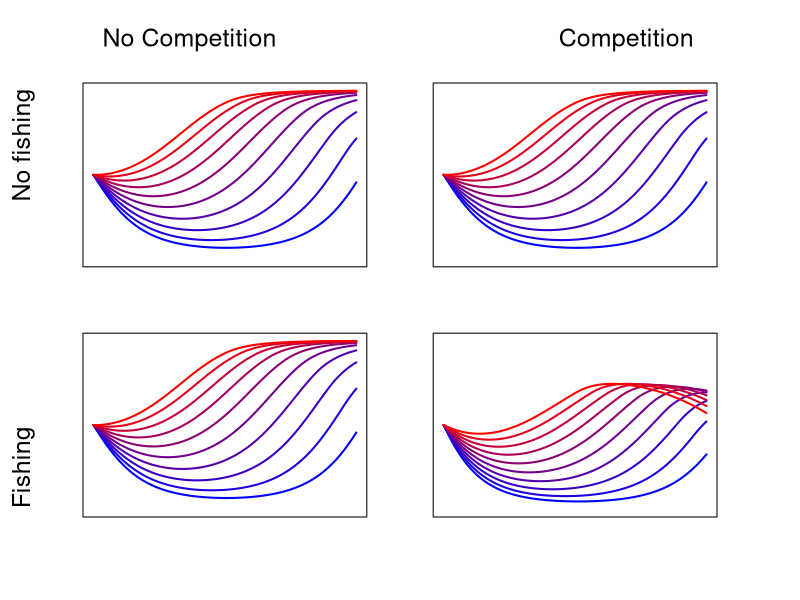
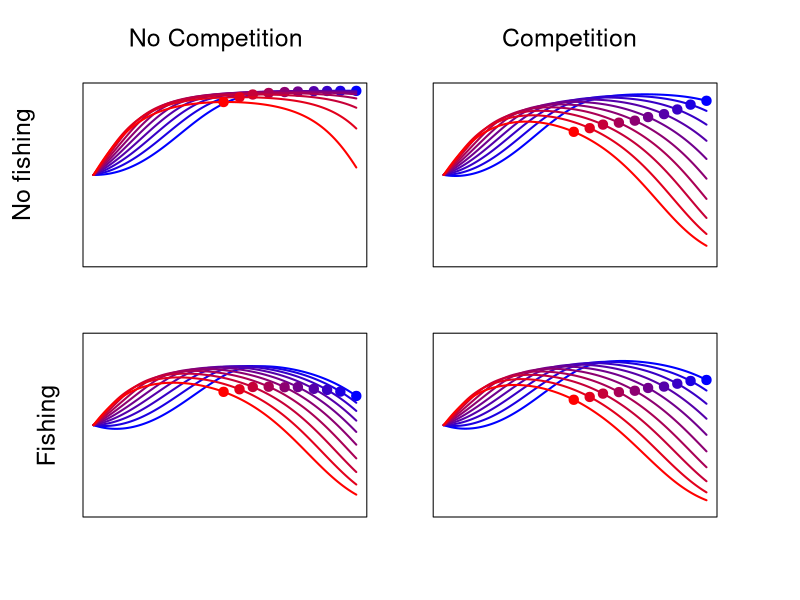
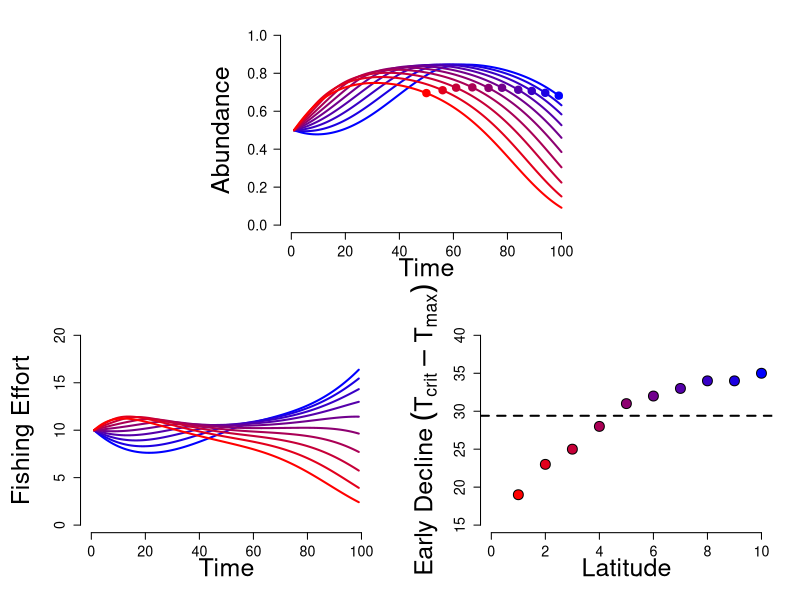
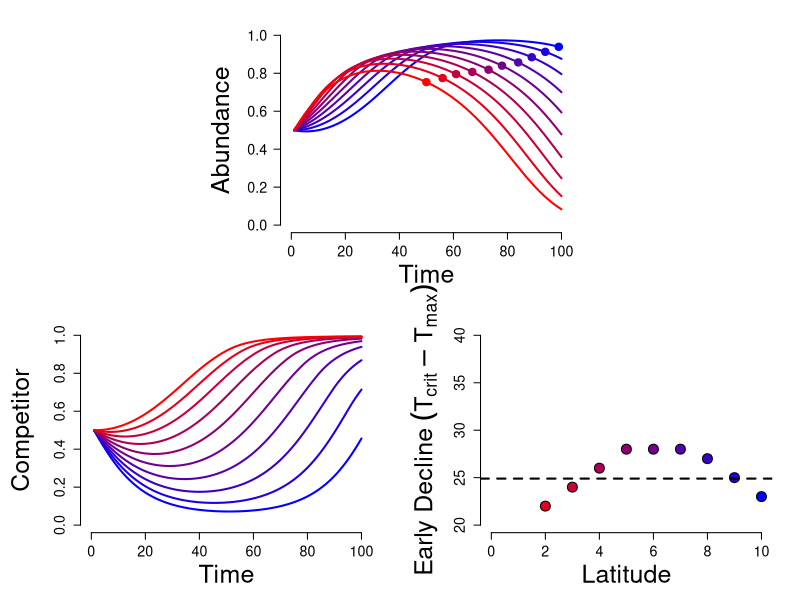
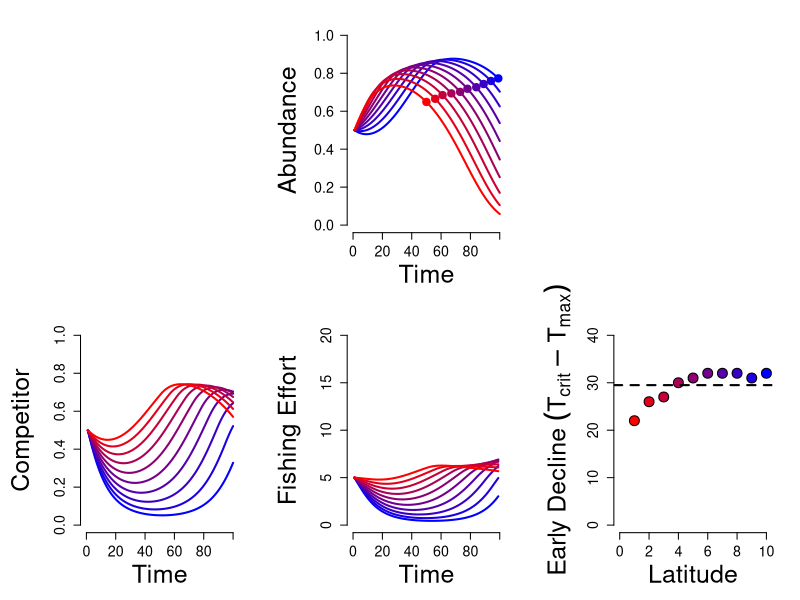
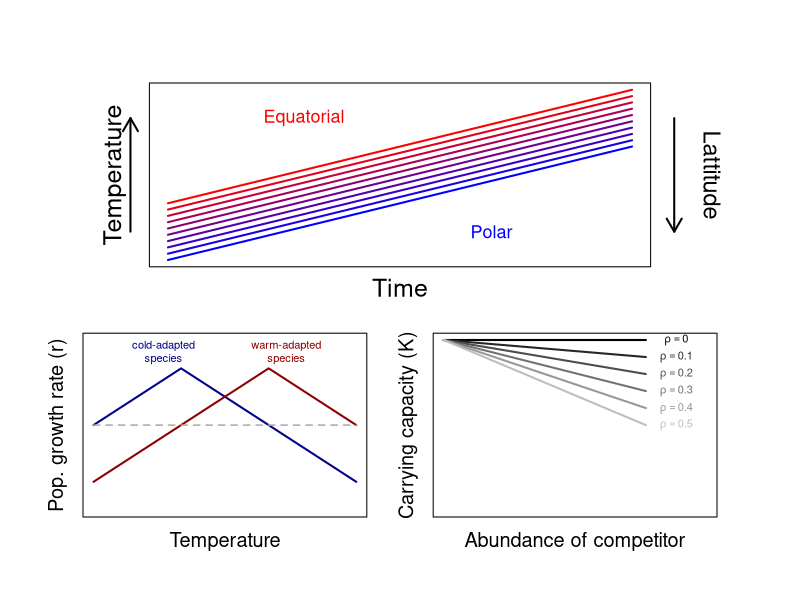
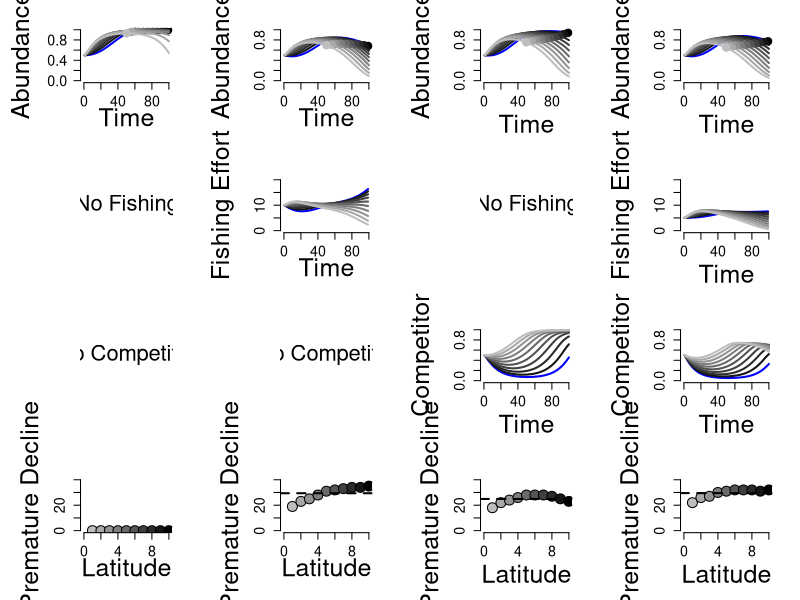

Reproduce these figures in R, in order.
#################################################################
# angler behavior in spatial fishery with two contrasting species
#################################################################

library(scales)
library(tidyr)

#
# Scenario 1
#

# one warm water species, one cold water species
# anglers can move anywhere - movement (and therefore fishing pressure) is dependent on preference and abundance

###################
# model parameters
###################

#---------------------
# site characteristics

years = 100        # years
lat = 10           # grid height


init.temps = seq(0, 10, length.out = lat) # temperatures across time and latitude - colder in the north
temps = array(NA, dim = c(lat, years))
temps[,1] <- init.temps

cc = 20 # total temp increase over time in degrees

for(i in 1:lat) { temps[i,] <- temps[i,1] + seq(0,cc, length.out = years) }


#------------------------
# species characteristics

r = 0.1       # maximum pop growth rate

rho = c(0, 0.01)  # strength of competition

theta = 0.1   # temperature sensitivity
t_opt1 = 10   # optima for species 1
t_opt2 = 20   # optima for species 2

# critical temperature (where r < 0)
t_crit1 = t_opt1 + (1/theta)
t_crit2 = t_opt2 + (1/theta)

# differences from temperature optima
delta.t_opt1 = abs(temps - t_opt1)
delta.t_opt2 = abs(temps - t_opt2)
t_opt1.years = apply(delta.t_opt1, 1, which.min)
t_opt2.years = apply(delta.t_opt2, 1, which.min)

# differences from critical temperature 
delta.t_crit1 = abs(temps - t_crit1)
delta.t_crit2 = abs(temps - t_crit2)
t_crit1.years = apply(delta.t_crit1, 1, which.min)
t_crit2.years = apply(delta.t_crit2, 1, which.min)

#-----------------------
# angler characteristics

ET = c(0, 100)            # total fishing hours
b1 = c(0)               # proportion of coldwater specialists


q1 = 0.001            # catchability of species 1
q2 = 0.003            # catchability of species 2


# all scenarios
ss = expand.grid(b1, rho, ET)
ss[3,1] = 1.0

####################
# process functions

#-----------
# ecological

# logistic growth function
Nt <- function(r, N) N + ((r * N) - (r*N^2))
Nt.c <- function(r, N, rho, N2) N + ((r * N) - (r*N^2 + rho*N*N2))

# temperature-dependent growth rate
rtemp <- function(temp, r, theta, opt_temp) r * (1 + theta * -abs(temp - opt_temp))


#-------
# social

# site preference
#Nstar <- function(N1, N2, beta) N1*beta - N2*(1-beta)

# catch
catch <- function(q, E, N) q * E * N



#############
# simulations
#############

#---------------
# storage arrays
N.warm = array(NA, dim = c(lat, length(ss[,1]), years))
N.cold = array(NA, dim = c(lat, length(ss[,1]), years))

#N.star = array(NA, dim = c(lat, lon, years))

E.warm = array(NA, dim = c(lat, length(ss[,1]), years))
E.cold = array(NA, dim = c(lat, length(ss[,1]), years))

C.warm = array(NA, dim = c(lat, length(ss[,1]), years))
C.cold = array(NA, dim = c(lat, length(ss[,1]), years))


#------------------
# starting pop size
N.warm[,,1] = 0.5
N.cold[,,1] = 0.5


# simulate pop dynamics through time
for (t in 1:(years - 1)) {
  
  for(j in 1:length(ss[,1])){
    
    prop.cold = sum(N.cold[ , j, t]) / (sum(N.cold[ , j, t]) + sum(N.warm[ , j, t]))
    prop.warm = 1 - prop.cold

    E.cold[, j, t] <- prop.cold * (1-ss[j,1]) * ss[j,3] * (N.cold[, j, t]/sum(N.cold[ , j, t])) + ss[j,3] * ss[j,1] * (N.cold[, j, t]/sum(N.cold[ , j, t]))
    E.warm[, j, t] <- prop.warm * (1-ss[j,1]) * ss[j,3] * (N.warm[, j, t]/sum(N.warm[ , j, t]))

    C.cold[, j, t] <- catch(q1, E.cold[, j, t], N.cold[, j, t])
    C.warm[, j, t] <- catch(q2, E.warm[, j, t], N.warm[, j, t])          
    
  }
  
  
  for (i in 1:lat) {
    for (j in 1:length(ss[,1])) {
      
      N.cold[i, j, t + 1] <- Nt.c(rtemp(temps[i, t], r, theta, t_opt1), N.cold[i, j, t], ss[j,2], N.warm[i, j, t]) - C.cold[i, j, t]
      N.warm[i, j, t + 1] <- Nt(rtemp(temps[i, t], r, theta, t_opt2), N.warm[i, j, t]) - C.warm[i, j, t]
      
      
    }
  }
}



# plot 2X2 sims to show the effect of fishing and competition

# color code by latitude
colo = colorRampPalette(c("blue", "red"))


png("2x2_cw_specialists.png", width = 6, height = 6, units = "in", res = 600)

par(mfrow = c(2, 2), mar = c(2,2,2,2), oma = c(3, 3, 3, 3))

for (j in 1:length(ss[,1])) {
  
  plot(1:years, N.cold[1,j,], type = "l", ylim = c(0,1), col = "blue", lwd = 2, xaxt="n", yaxt="n", ylab = "", xlab = "")
  points(t_crit1.years[1], N.cold[1,j,t_crit1.years[1]], col = colo(10)[1], pch = 19, cex = 1.5)
  
  for (i in 2:lat) {
    
    lines(1:years, N.cold[i,j,], col = colo(10)[i], lwd = 2)
    points(t_crit1.years[i], N.cold[i,j,t_crit1.years[i]], col = colo(10)[i], pch = 19, cex = 1.5)
  }
}

mtext(text = "No Competition",side = 3,line = 0,outer = TRUE, cex = 1.5, adj = 0.15)
mtext(text = "Competition",side = 3,line = 0,outer = TRUE, cex = 1.5, adj = 0.8)
mtext(text = "Fishing",side = 2,line = -0.5,outer = TRUE, cex = 1.5, adj = 0.2)
mtext(text = "No fishing",side = 2,line = 1,outer = TRUE, cex = 1.5, adj = 0.85)

dev.off()




par(mfrow = c(2, 2), mar = c(2,2,2,2), oma = c(3, 3, 3, 3))

for (j in 1:length(ss[,1])) {
  
  plot(1:years, N.warm[1,j,], type = "l", ylim = c(0,1), col = "blue", lwd = 2, xaxt="n", yaxt="n", ylab = "", xlab = "")
  
  for (i in 2:lat) {
    
    lines(1:years, N.warm[i,j,], col = colo(10)[i], lwd = 2)
    
  }
}

mtext(text = "No Competition",side = 3,line = 0,outer = TRUE, cex = 1.5, adj = 0.1)
mtext(text = "Competition",side = 3,line = 0,outer = TRUE, cex = 1.5, adj = 0.9)
mtext(text = "Fishing",side = 2,line = 1,outer = TRUE, cex = 1.5, adj = 0.1)
mtext(text = "No fishing",side = 2,line = 1,outer = TRUE, cex = 1.5, adj = 0.9)



###########################
# effort and early collapse

ec = vector()

for (i in 1:lat) {
  
  ec[i] = t_crit1.years[i] - which.max(N.cold[i,3,])
  
}



png("chasing_effort.png", width = 7, height = 8, units = "in", res = 600)


mat <- matrix(c(0,1,1,0,
                2,2,3,3), nrow = 2, byrow = TRUE)

op <- par(cex.main = 1.5, mar = c(5, 6, 2, 2) + 0.1, mgp = c(3.5, 1, 0), cex.lab = 1.5 , font.lab = 2, cex.axis = 1.3, bty = "n", las = 1)
layout(mat)

plot(1:years, N.cold[1,3,], type = "l", xlim = c(0,100), ylim = c(0,1), col = "blue", lwd = 2, ylab = "", xlab = "", axes = FALSE)
points(t_crit1.years[1]-1, N.cold[1,3,99], col = colo(10)[1], pch = 19, cex = 1.5)

for (i in 2:lat) {
  
  lines(1:years, N.cold[i,3,], col = colo(10)[i], lwd = 2)
  points(t_crit1.years[i], N.cold[i,3,t_crit1.years[i]], col = colo(10)[i], pch = 19, cex = 1.5)
}


axis(1)
axis(2) 

par(las = 0)
mtext("Time", side = 1, line = 2.5, cex = 1.5)
mtext("Abundance", side = 2, line = 3.7, cex = 1.5)




plot(1:years, E.cold[1,3,], type = "l", xlim = c(0,100), ylim = c(0,20), col = "blue", lwd = 2, ylab = "", xlab = "", axes = FALSE)

for (i in 2:lat) {
  
  lines(1:years, E.cold[i,3,], col = colo(10)[i], lwd = 2)

  }


axis(1)
axis(2) 

par(las = 0)
mtext("Time", side = 1, line = 2.5, cex = 1.5)
mtext("Fishing Effort", side = 2, line = 3.7, cex = 1.5)

  

plot(1:lat, rev(ec), xlim = c(0,10), ylim = c(15, 40), xlab = "", ylab = "", axes = FALSE,
     pch = 21, bg = rev(colo(10)), cex = 2, col = "black")

axis(1)
axis(2)

par(las = 0)
mtext("Latitude", 1, line = 2.5, cex = 1.5)
mtext(expression("Early Decline "*(T[crit] - T[max])), 2, line = 3, cex = 1.5, las = 0)

abline(h = mean(ec), lty = 2, lwd = 2)


dev.off()


###########################
# competititon and early collapse


ec = vector()

for (i in 1:lat) {
  
  ec[i] = t_crit1.years[i] - which.max(N.cold[i,2,])
  
}




png("chasing_competition.png", width = 7, height = 8, units = "in", res = 600)


mat <- matrix(c(0,1,1,0,
                2,2,3,3), nrow = 2, byrow = TRUE)

op <- par(cex.main = 1.5, mar = c(5, 6, 2, 2) + 0.1, mgp = c(3.5, 1, 0), cex.lab = 1.5 , font.lab = 2, cex.axis = 1.3, bty = "n", las = 1)
layout(mat)

plot(1:years, N.cold[1,2,], type = "l", xlim = c(0,100), ylim = c(0,1), col = "blue", lwd = 2, ylab = "", xlab = "", axes = FALSE)
points(t_crit1.years[1]-1, N.cold[1,2,99], col = colo(10)[1], pch = 19, cex = 1.5)

for (i in 2:lat) {
  
  lines(1:years, N.cold[i,2,], col = colo(10)[i], lwd = 2)
  points(t_crit1.years[i], N.cold[i,2,t_crit1.years[i]], col = colo(10)[i], pch = 19, cex = 1.5)
}


axis(1)
axis(2) 

par(las = 0)
mtext("Time", side = 1, line = 3, cex = 1.5)
mtext("Abundance", side = 2, line = 3.7, cex = 1.5)




plot(1:years, N.warm[1,2,], type = "l", xlim = c(0,100), ylim = c(0,1), col = "blue", lwd = 2, ylab = "", xlab = "", axes = FALSE)

for (i in 2:lat) {
  
  lines(1:years, N.warm[i,2,], col = colo(10)[i], lwd = 2)
  
}


axis(1)
axis(2) 

par(las = 0)
mtext("Time", side = 1, line = 3, cex = 1.5)
mtext("Competitor", side = 2, line = 3.7, cex = 1.5)



plot(1:lat, rev(ec), xlim = c(0,10), ylim = c(20, 40), xlab = "", ylab = "", axes = FALSE,
     pch = 21, bg = rev(colo(10)), cex = 2, col = "black")

axis(1)
axis(2)

par(las = 0)
mtext("Latitude", 1, line = 3, cex = 1.5)
mtext(expression("Early Decline "*(T[crit] - T[max])), 2, line = 3, cex = 1.5, las = 0)

abline(h = mean(ec), lty = 2, lwd = 2)


dev.off()



###########################
# both and early collapse


ec = vector()

for (i in 1:lat) {
  
  ec[i] = t_crit1.years[i] - which.max(N.cold[i,4,])
  
}




png("chasing_both_cw_specialists.png", width = 7, height = 8, units = "in", res = 600)


mat <- matrix(c(0,0,1,1,0,0,
                2,2,3,3,4,4), nrow = 2, byrow = TRUE)

op <- par(cex.main = 1.5, mar = c(5, 6, 2, 2) + 0.1, mgp = c(3.5, 1, 0), cex.lab = 1.5 , font.lab = 2, cex.axis = 1.3, bty = "n", las = 1)
layout(mat)

plot(1:years, N.cold[1,4,], type = "l", xlim = c(0,100), ylim = c(0,1), col = "blue", lwd = 2, ylab = "", xlab = "", axes = FALSE)
points(t_crit1.years[1]-1, N.cold[1,4,99], col = colo(10)[1], pch = 19, cex = 1.5)

for (i in 2:lat) {
  
  lines(1:years, N.cold[i,4,], col = colo(10)[i], lwd = 2)
  points(t_crit1.years[i], N.cold[i,4,t_crit1.years[i]], col = colo(10)[i], pch = 19, cex = 1.5)
}


axis(1)
axis(2) 

par(las = 0)
mtext("Time", side = 1, line = 3, cex = 1.5)
mtext("Abundance", side = 2, line = 3.7, cex = 1.5)




plot(1:years, N.warm[1,4,], type = "l", xlim = c(0,100), ylim = c(0,1), col = "blue", lwd = 2, ylab = "", xlab = "", axes = FALSE)

for (i in 2:lat) {
  
  lines(1:years, N.warm[i,4,], col = colo(10)[i], lwd = 2)
  
}


axis(1)
axis(2) 

par(las = 0)
mtext("Time", side = 1, line = 3, cex = 1.5)
mtext("Competitor", side = 2, line = 3.7, cex = 1.5)



plot(1:years, E.warm[1,4,], type = "l", xlim = c(0,100), ylim = c(0,20), col = "blue", lwd = 2, ylab = "", xlab = "", axes = FALSE)

for (i in 2:lat) {
  
  lines(1:years, E.warm[i,4,], col = colo(10)[i], lwd = 2)
  
}


axis(1)
axis(2) 

par(las = 0)
mtext("Time", side = 1, line = 3, cex = 1.5)
mtext("Fishing Effort", side = 2, line = 3.7, cex = 1.5)



plot(1:lat, rev(ec), xlim = c(0,10), ylim = c(0, 40), xlab = "", ylab = "", axes = FALSE,
     pch = 21, bg = rev(colo(10)), cex = 2, col = "black")

axis(1)
axis(2)

par(las = 0)
mtext("Latitude", 1, line = 3, cex = 1.5)
mtext(expression("Early Decline "*(T[crit] - T[max])), 2, line = 3, cex = 1.5, las = 0)

abline(h = mean(ec), lty = 2, lwd = 2)


dev.off()


###################3
# conceptual figures
####################

png("ecological_methods_fig.png", width = 6, height = 6, units = "in", res = 600)

par(mar = c(2,2,2,2), oma = c(3,3,3,3))

layout(matrix(c(1,1,2,3), 2, 2, byrow = T)) 

# lat gradient
colo = colorRampPalette(c("blue", "red"))

par(mar = c(2,6,2,6))

plot(1:years, temps[1,], type = "l", ylim = c(0,30), col = "blue", lwd = 2, xaxt="n", yaxt="n", ylab = "", xlab = "")

for (i in 2:lat) {
  
  lines(1:years, temps[i,], col = colo(10)[i], lwd = 2)
  
}

mtext(text = "Time",side = 1,line = 1,cex = 1.5)
mtext(text = "Temperature",side = 2,line = 1.5, cex = 1.5)
text(70, 5, "Polar", col = colo(10)[1], cex = 1.3)
text(30, 25, "Equatorial", col = colo(10)[10], cex = 1.3)

corners = par("usr") #Gets the four corners of plot area (x1, x2, y1, y2)
par(xpd = TRUE) #Draw outside plot area
text(x = corners[2]+13, y = mean(corners[3:4]), "Lattitude", cex = 1.7, srt = 270)

arrows(-7, 5, -7, 25, length = 0.15, angle = 30, code = 2, lwd = 2,
       col = par("fg"), lty = NULL, oma = T)

arrows(109, 25, 109, 5, length = 0.15, angle = 30, code = 2, lwd = 2,
       col = par("fg"), lty = NULL, oma = T)

# temp sensitivity
ts = seq(0, 30, length.out = 1000)

par(mar = c(2,2,2,2))

plot(ts, rtemp(ts, r, theta, t_opt1), type = "l", ylim = c(-0.15,0.15), col = "dark blue", lwd = 2, xaxt="n", yaxt="n", ylab = "", xlab = "")
lines(ts, rtemp(ts, r, theta, t_opt2), col = "dark red", lwd = 2)
lines(ts, rep(0, length(ts)), col = "dark grey", lwd = 1.5, lty = "dashed")

mtext(text = "Temperature",side = 1,line = 1,cex = 1.2)
mtext(text = "Pop. growth rate (r)",side = 2,line = 1, cex = 1.2)
text(8, 0.13, "cold-adapted\nspecies", col = "dark blue", cex = 0.8)
text(22, 0.13, "warm-adapted\nspecies", col = "dark red", cex = 0.8)


# competition function
N2s = seq(0, 1, length.out = 100)
rhos = c(0, 0.1, 0.2, 0.3, 0.4, 0.5)

colo = colorRampPalette(c("black", "grey"))

plot(N2s, 1- (rhos[1] * N2s), type = "l", xlim = c(0, 1.3), ylim = c(0,1), col = "black", lwd = 2, xaxt="n", yaxt="n", ylab = "", xlab = "")

for (i in 2:length(rhos)) {
  lines(N2s, 1- (rhos[i] * N2s), col = colo(6)[i], lwd = 2)
}

mtext(text = "Abundance of competitor",side = 1,line = 1,cex = 1.2)
mtext(text = "Carrying capacity (K)",side = 2,line = 1, cex = 1.2)
text(1.15, 1, expression(rho == 0.0), col = colo(6)[1], cex = 0.8)
text(1.15, 0.9, expression(rho == 0.1), col = colo(6)[2], cex = 0.8)
text(1.15, 0.8, expression(rho == 0.2), col = colo(6)[3], cex = 0.8)
text(1.15, 0.7, expression(rho == 0.3), col = colo(6)[4], cex = 0.8)
text(1.15, 0.6, expression(rho == 0.4), col = colo(6)[5], cex = 0.8)
text(1.15, 0.5, expression(rho == 0.5), col = colo(6)[6], cex = 0.8)

dev.off()







png("all_scenarios_detail.png", width = 11, height = 11, units = "in", res = 600)


mat <- matrix(c(1,2,3,4,
                5,6,7,8,
                9,10,11,12,
                13,14,15,16), nrow = 4, byrow = F)

op <- par(cex.main = 1.5, mar = c(5, 6, 2, 2) + 0.1, mgp = c(3.5, 1, 0), cex.lab = 1.5 , font.lab = 2, cex.axis = 1.3, bty = "n", las = 1)
layout(mat)


###########################
# no fishing or competition

ec = vector()

for (i in 1:lat) {
  
  ec[i] = 0
  
}



plot(1:years, N.cold[1,1,], type = "l", xlim = c(0,100), ylim = c(0,1), col = "blue", lwd = 2, ylab = "", xlab = "", axes = FALSE)
points(t_crit1.years[1]-1, N.cold[1,1,99], col = colo(10)[1], pch = 19, cex = 1.5)

for (i in 2:lat) {
  
  lines(1:years, N.cold[i,1,], col = colo(10)[i], lwd = 2)
  points(t_crit1.years[i], N.cold[i,1,t_crit1.years[i]], col = colo(10)[i], pch = 19, cex = 1.5)
}


axis(1)
axis(2) 

par(las = 0)
mtext("Time", side = 1, line = 2.5, cex = 1.5)
mtext("Abundance", side = 2, line = 3.7, cex = 1.5)



plot.new()
plot.window( xlim=c(-5,5), ylim=c(-5,5) )
text(0,0,"No Fishing", cex=2)

plot.new()
plot.window( xlim=c(-5,5), ylim=c(-5,5) )
text(0,0,"No Competitor", cex=2)


plot(1:lat, rev(ec), xlim = c(0,10), ylim = c(0, 40), xlab = "", ylab = "", axes = FALSE,
     pch = 21, bg = rev(colo(10)), cex = 2, col = "black")

axis(1)
axis(2)

par(las = 0)
mtext("Latitude", 1, line = 2.5, cex = 1.5)
mtext("Premature Decline", 2, line = 3, cex = 1.5, las = 0)



###########################
# effort and early collapse

ec = vector()

for (i in 1:lat) {
  
  ec[i] = t_crit1.years[i] - which.max(N.cold[i,3,])
  
}



plot(1:years, N.cold[1,3,], type = "l", xlim = c(0,100), ylim = c(0,1), col = "blue", lwd = 2, ylab = "", xlab = "", axes = FALSE)
points(t_crit1.years[1]-1, N.cold[1,3,99], col = colo(10)[1], pch = 19, cex = 1.5)

for (i in 2:lat) {
  
  lines(1:years, N.cold[i,3,], col = colo(10)[i], lwd = 2)
  points(t_crit1.years[i], N.cold[i,3,t_crit1.years[i]], col = colo(10)[i], pch = 19, cex = 1.5)
}


axis(1)
axis(2) 

par(las = 0)
mtext("Time", side = 1, line = 2.5, cex = 1.5)
mtext("Abundance", side = 2, line = 3.7, cex = 1.5)




plot(1:years, E.cold[1,3,], type = "l", xlim = c(0,100), ylim = c(0,20), col = "blue", lwd = 2, ylab = "", xlab = "", axes = FALSE)

for (i in 2:lat) {
  
  lines(1:years, E.cold[i,3,], col = colo(10)[i], lwd = 2)
  
}


axis(1)
axis(2) 

par(las = 0)
mtext("Time", side = 1, line = 2.5, cex = 1.5)
mtext("Fishing Effort", side = 2, line = 3.7, cex = 1.5)


plot.new()
plot.window( xlim=c(-5,5), ylim=c(-5,5) )
text(0,0,"No Competitor", cex=2)


plot(1:lat, rev(ec), xlim = c(0,10), ylim = c(0, 40), xlab = "", ylab = "", axes = FALSE,
     pch = 21, bg = rev(colo(10)), cex = 2, col = "black")

axis(1)
axis(2)

par(las = 0)
mtext("Latitude", 1, line = 2.5, cex = 1.5)
mtext("Premature Decline", 2, line = 3, cex = 1.5, las = 0)

abline(h = mean(ec), lty = 2, lwd = 2)



###########################
# competititon and early collapse


ec = vector()

for (i in 1:lat) {
  
  ec[i] = t_crit1.years[i] - which.max(N.cold[i,2,])
  
}


plot(1:years, N.cold[1,2,], type = "l", xlim = c(0,100), ylim = c(0,1), col = "blue", lwd = 2, ylab = "", xlab = "", axes = FALSE)
points(t_crit1.years[1]-1, N.cold[1,2,99], col = colo(10)[1], pch = 19, cex = 1.5)

for (i in 2:lat) {
  
  lines(1:years, N.cold[i,2,], col = colo(10)[i], lwd = 2)
  points(t_crit1.years[i], N.cold[i,2,t_crit1.years[i]], col = colo(10)[i], pch = 19, cex = 1.5)
}


axis(1)
axis(2) 

par(las = 0)
mtext("Time", side = 1, line = 3, cex = 1.5)
mtext("Abundance", side = 2, line = 3.7, cex = 1.5)



plot.new()
plot.window( xlim=c(-5,5), ylim=c(-5,5) )
text(0,0,"No Fishing", cex=2)


plot(1:years, N.warm[1,2,], type = "l", xlim = c(0,100), ylim = c(0,1), col = "blue", lwd = 2, ylab = "", xlab = "", axes = FALSE)

for (i in 2:lat) {
  
  lines(1:years, N.warm[i,2,], col = colo(10)[i], lwd = 2)
  
}


axis(1)
axis(2) 

par(las = 0)
mtext("Time", side = 1, line = 3, cex = 1.5)
mtext("Competitor", side = 2, line = 3.7, cex = 1.5)



plot(1:lat, rev(ec), xlim = c(0,10), ylim = c(0, 40), xlab = "", ylab = "", axes = FALSE,
     pch = 21, bg = rev(colo(10)), cex = 2, col = "black")

axis(1)
axis(2)

par(las = 0)
mtext("Latitude", 1, line = 3, cex = 1.5)
mtext("Premature Decline", 2, line = 3, cex = 1.5, las = 0)

abline(h = mean(ec), lty = 2, lwd = 2)


###########################
# both and early collapse


ec = vector()

for (i in 1:lat) {
  
  ec[i] = t_crit1.years[i] - which.max(N.cold[i,4,])
  
}



plot(1:years, N.cold[1,4,], type = "l", xlim = c(0,100), ylim = c(0,1), col = "blue", lwd = 2, ylab = "", xlab = "", axes = FALSE)
points(t_crit1.years[1]-1, N.cold[1,4,99], col = colo(10)[1], pch = 19, cex = 1.5)

for (i in 2:lat) {
  
  lines(1:years, N.cold[i,4,], col = colo(10)[i], lwd = 2)
  points(t_crit1.years[i], N.cold[i,4,t_crit1.years[i]], col = colo(10)[i], pch = 19, cex = 1.5)
}


axis(1)
axis(2) 

par(las = 0)
mtext("Time", side = 1, line = 3, cex = 1.5)
mtext("Abundance", side = 2, line = 3.7, cex = 1.5)





plot(1:years, E.cold[1,4,], type = "l", xlim = c(0,100), ylim = c(0,20), col = "blue", lwd = 2, ylab = "", xlab = "", axes = FALSE)

for (i in 2:lat) {
  
  lines(1:years, E.cold[i,4,], col = colo(10)[i], lwd = 2)
  
}


axis(1)
axis(2) 

par(las = 0)
mtext("Time", side = 1, line = 3, cex = 1.5)
mtext("Fishing Effort", side = 2, line = 3.7, cex = 1.5)


plot(1:years, N.warm[1,4,], type = "l", xlim = c(0,100), ylim = c(0,1), col = "blue", lwd = 2, ylab = "", xlab = "", axes = FALSE)

for (i in 2:lat) {
  
  lines(1:years, N.warm[i,4,], col = colo(10)[i], lwd = 2)
  
}


axis(1)
axis(2) 

par(las = 0)
mtext("Time", side = 1, line = 3, cex = 1.5)
mtext("Competitor", side = 2, line = 3.7, cex = 1.5)



plot(1:lat, rev(ec), xlim = c(0,10), ylim = c(0, 40), xlab = "", ylab = "", axes = FALSE,
     pch = 21, bg = rev(colo(10)), cex = 2, col = "black")

axis(1)
axis(2)

par(las = 0)
mtext("Latitude", 1, line = 3, cex = 1.5)
mtext("Premature Decline", 2, line = 3, cex = 1.5, las = 0)

abline(h = mean(ec), lty = 2, lwd = 2)


dev.off()


